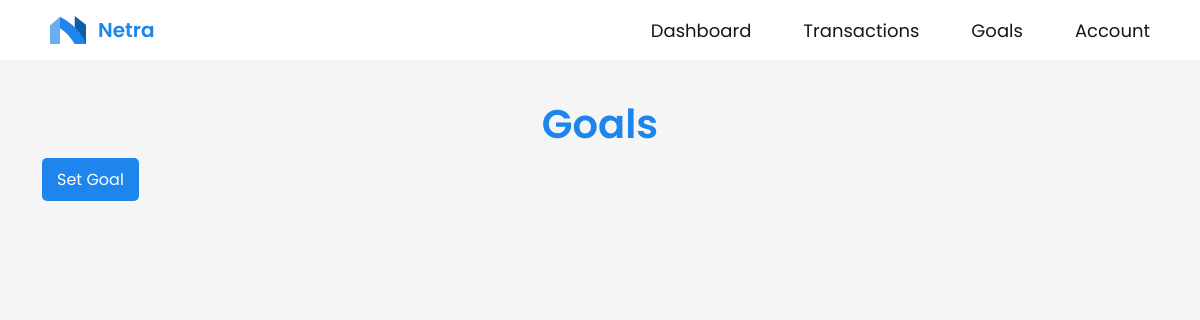
Before: /netra/goals/all/ (signed in) with the older database file.
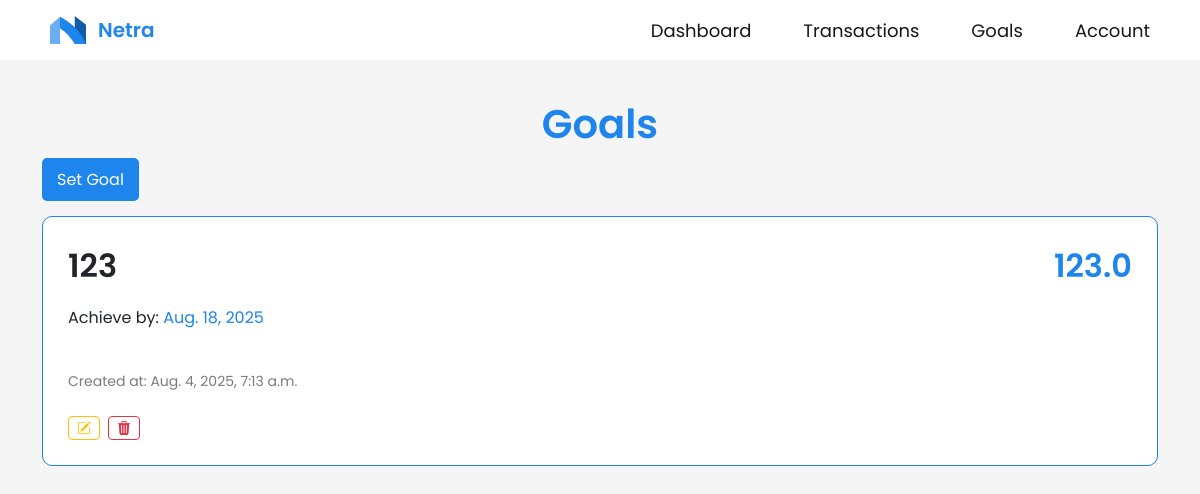
After: the same page with the newer database file.
### core/models.py (models this page shows)
class BudgetGoal(models.Model):
    title = models.CharField(max_length=50, null=True, blank=True)
    value = models.FloatField(null=False,  blank=False)
    created_at = models.DateTimeField(auto_now_add=True)
    date = models.DateField()
    user = models.ForeignKey(User, on_delete=models.CASCADE, null=True)

### core/views.py (the view)
# urls.py: path('netra/goals/all/', views.budget_goals, name='goals'),
@login_required
def budget_goals(request):
    user_goals = models.BudgetGoal.objects.filter(user=request.user).order_by('-date')
    context = {
        'goals': user_goals
    }
    return render(request, 'app/goals.html', context)

### core/templates/app/goals.html (shortened to what this page needs)
{% load static %}
{% include "components/navbar.html" %}
<!DOCTYPE html>
<html lang="en">
<head>
    <link
        href="https://cdn.jsdelivr.net/npm/bootstrap@5.3.2/dist/css/bootstrap.min.css"
        rel="stylesheet"
    />
    <link
        rel="stylesheet"
        href="https://cdn.jsdelivr.net/npm/bootstrap-icons@1.13.1/font/bootstrap-icons.min.css"
    />
    <link rel="stylesheet" href="{% static 'styles/fonts.css' %}"/>
    <link rel="stylesheet" href="{% static 'styles/navbar.css' %}">
    <link rel="stylesheet" href="{% static 'styles/goals.css' %}">
</head>
<body>
    <div class="container">
        <h1>Goals</h1>
        <div class="mb-4">
            <a href="{% url 'set_goal' %}" class="button-prim">Set Goal</a>
        </div>
        <div class="goals-wrapper">
            {% for goal in goals %}
                <div class="goal">
                    <div class="goal-top">
                        <p class="goal-title">{{ goal.title }}</p>
                        <p class="goal-value">{{ goal.value }}</p>
                    </div>
                    <p class="date">Achieve by: <span class="value">{{ goal.date }}</span></p>
                    <div class="goal-bottom">
                        <p class="creation-date">Created at: {{ goal.created_at }}</p>
                        <div class="d-flex gap-2">
                            <a href="{% url 'edit_goal' goal.pk %}" class="btn btn-sm btn-outline-warning mt-2"><i class="bi bi-pencil-square"></i></a>
                            <a href="{% url 'delete_goal' goal.pk %}" class="btn btn-sm btn-outline-danger mt-2"><i class="bi bi-trash3-fill"></i></a>
                        </div>
                    </div>
                </div>
            {% endfor %}
        </div>
    </div>
</body>
</html>

### core/templates/components/navbar.html (shortened to what this page needs)
{% load static %}
<nav>
    <a href="{% url 'dashboard' %}" class="logo-link">
        <img src="{% static 'logos/netra.svg' %}">
        Netra
    </a>
    <div class="nav-wrapper">
        <a href="{% url 'dashboard' %}">
            <span>Dashboard</span>
        </a>
        <a href="{% url 'transactions' %}">
            <span>Transactions</span>
        </a>
        <a href="{% url 'goals' %}">
            <span>Goals</span>
        </a>
        <a href="{% url 'account' %}">
            <span>Account</span>
        </a>
    </div>
</nav>

### static/styles/navbar.css (style rules this page uses)
* { margin: 0; padding: 0; box-sizing: border-box; font-family: 'Poppins', sans-serif; }
body { background-color: #f5f5f5; }
nav { display: flex; justify-content: space-between; align-items: center; background-color: #ffffff; color: #161616; height: 60px; width: 100%; position: fixed; top: 0; left: 0; z-index: 1000; padding: 0 100px; user-select: none; }
nav img { width: 36px; }
.logo-link { display: flex; align-items: center; justify-content: center; gap: 12px; color: #1D85EB; font-weight: 600; font-size: 20px; }
nav a { color: #161616; text-decoration: none; padding: 10px; font-size: 18px; transition: 0.2s ease-in-out all; display: flex; align-items: center; }
.nav-wrapper { display: flex; gap: 32px; }
nav a span { display: inline; }
@media (max-width: 1200px) { nav { padding-left: 40px; padding-right: 40px; } }

### static/styles/goals.css (style rules this page uses)
.button-prim { color: white; text-decoration: none; border-radius: 5px; background-color: #1D85EB; padding: 10px 15px; font-size: 16px; transition: .2s ease-in-out all; }
h1 { text-align: center; color: #1D85EB; font-weight: 600; margin-bottom: 20px; user-select: none; }
.goal { background-color: white; width: 100%; border-radius: 10px; border: 1px solid #1D85EB; padding: 25px; display: flex; flex-direction: column; }
.goal-top { display: flex; flex-direction: row; justify-content: space-between; }
.goal-value { color: #1D85EB; font-weight: 600; font-size: 32px; }
.container { padding-top: 100px; }
.goal-title { font-weight: 600; font-size: 32px; margin-bottom: 0; }
.creation-date { color: rgb(124, 124, 124); font-size: 14px; margin-top: 25px; user-select: none; }
.value { color: #1D85EB; }

Changed rows visible on the page:
added BudgetGoal: title "123", value "123.0", date "Aug. 18, 2025", created_at "Aug. 4, 2025, 7:13 a.m."
